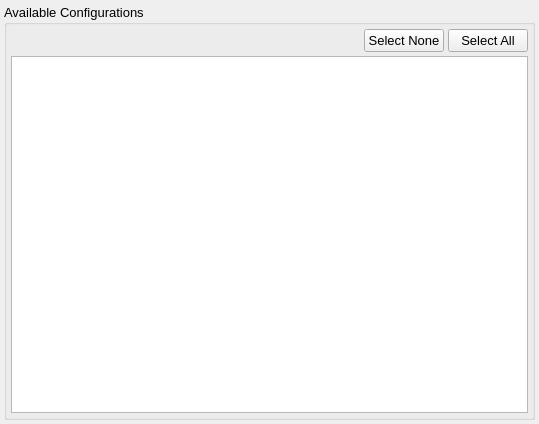
<?xml version="1.0" encoding="UTF-8"?>
<ui version="4.0">
 <class>SelectConfigurationWidget</class>
 <widget class="QWidget" name="SelectConfigurationWidget">
  <property name="windowModality">
   <enum>Qt::ApplicationModal</enum>
  </property>
  <property name="geometry">
   <rect>
    <x>0</x>
    <y>0</y>
    <width>539</width>
    <height>424</height>
   </rect>
  </property>
  <property name="font">
   <font>
    <pointsize>10</pointsize>
   </font>
  </property>
  <property name="windowTitle">
   <string>Select Template</string>
  </property>
  <layout class="QVBoxLayout" name="verticalLayout_3">
   <property name="spacing">
    <number>4</number>
   </property>
   <property name="leftMargin">
    <number>4</number>
   </property>
   <property name="topMargin">
    <number>4</number>
   </property>
   <property name="rightMargin">
    <number>4</number>
   </property>
   <property name="bottomMargin">
    <number>4</number>
   </property>
   <item>
    <widget class="QGroupBox" name="ConfigurationGroup">
     <property name="title">
      <string>Available Configurations</string>
     </property>
     <layout class="QVBoxLayout" name="verticalLayout">
      <property name="spacing">
       <number>4</number>
      </property>
      <property name="leftMargin">
       <number>4</number>
      </property>
      <property name="topMargin">
       <number>4</number>
      </property>
      <property name="rightMargin">
       <number>4</number>
      </property>
      <property name="bottomMargin">
       <number>4</number>
      </property>
      <item>
       <widget class="QWidget" name="SelectionControls" native="true">
        <layout class="QHBoxLayout" name="horizontalLayout">
         <property name="spacing">
          <number>4</number>
         </property>
         <property name="leftMargin">
          <number>0</number>
         </property>
         <property name="topMargin">
          <number>0</number>
         </property>
         <property name="rightMargin">
          <number>0</number>
         </property>
         <property name="bottomMargin">
          <number>0</number>
         </property>
         <item>
          <spacer name="horizontalSpacer">
           <property name="orientation">
            <enum>Qt::Horizontal</enum>
           </property>
           <property name="sizeHint" stdset="0">
            <size>
             <width>40</width>
             <height>20</height>
            </size>
           </property>
          </spacer>
         </item>
         <item>
          <widget class="QPushButton" name="SelectNoneButton">
           <property name="text">
            <string>Select None</string>
           </property>
          </widget>
         </item>
         <item>
          <widget class="QPushButton" name="SelectAllButton">
           <property name="text">
            <string>Select All</string>
           </property>
          </widget>
         </item>
        </layout>
       </widget>
      </item>
      <item>
       <widget class="QListWidget" name="ConfigurationList">
        <property name="maximumSize">
         <size>
          <width>16777215</width>
          <height>16777215</height>
         </size>
        </property>
       </widget>
      </item>
     </layout>
    </widget>
   </item>
  </layout>
 </widget>
 <resources>
  <include location="main.qrc"/>
 </resources>
 <connections/>
</ui>
